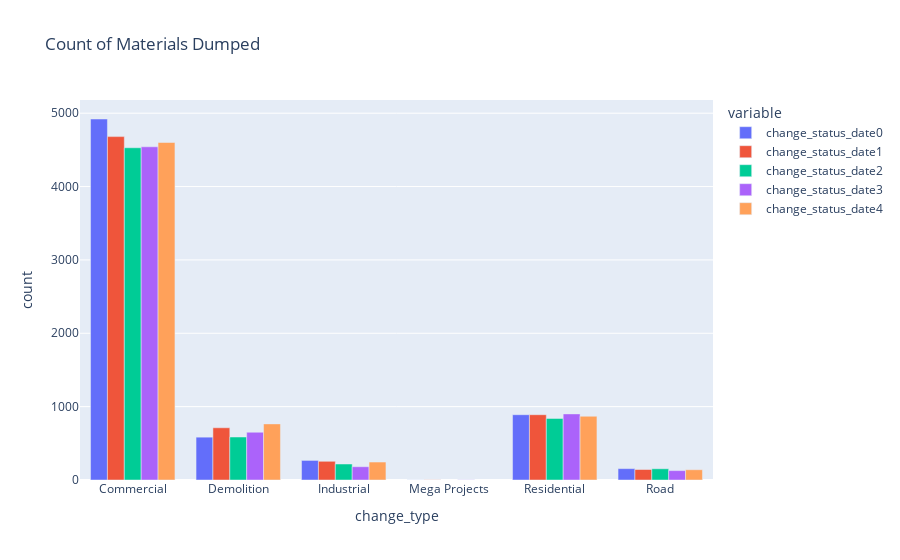

The notebook cell this image was saved under:
### Markdown cell above
#### Anomaly detection
Upon exploring our dataset, a peculiar observation emerged regarding the Demolition
label. Initially, we hypothesized that this label might exclusively possess the value
`Materials Dumped` in one of its `change_status_date` entries, as demolition processes typically involve deconstruction rather than construction. To validate this hypothesis, we visualized the outcomes in the figure below.

### Code cell
def count_status(value_to_count):

    melted_df = pd.melt(train_df, id_vars=['change_type'], value_vars=['change_status_date0', 'change_status_date1', 'change_status_date2', 'change_status_date3', 'change_status_date4'])
    filtered_df = melted_df[melted_df['value'] == value_to_count]
    counts = filtered_df.groupby(['change_type', 'variable']).size().reset_index(name='count')
    return counts

#-- set the value to count
value_to_count = 'Materials Dumped'
fig = px.bar(count_status(value_to_count), x='change_type', y='count', color='variable', barmode='group', title=f'Count of {value_to_count}')
fig.show()

# stats_values = {'Land Cleared', None, 'Prior Construction', 'Construction Midway', 'Materials Dumped', 'Construction Done', 'Construction Started', 'Operational', 'Materials Introduced', 'Excavation', 'Greenland'}

### Figure 1 — Plotly figure (JSON) as saved in the notebook; plotly's stock layout.template omitted (floating-point values rounded to 4 significant figures)
{"data": [{"alignmentgroup": "True", "hovertemplate": "variable=change_status_date0<br>change_type=%{x}<br>count=%{y}<extra></extra>", "legendgroup": "change_status_date0", "marker": {"color": "#636efa", "pattern": {"shape": ""}}, "name": "change_status_date0", "offsetgroup": "change_status_date0", "orientation": "v", "showlegend": true, "textposition": "auto", "type": "bar", "x": ["Commercial", "Demolition", "Industrial", "Mega Projects", "Residential", "Road"], "xaxis": "x", "y": [4921, 584, 267, 1, 890, 155], "yaxis": "y"}, {"alignmentgroup": "True", "hovertemplate": "variable=change_status_date1<br>change_type=%{x}<br>count=%{y}<extra></extra>", "legendgroup": "change_status_date1", "marker": {"color": "#EF553B", "pattern": {"shape": ""}}, "name": "change_status_date1", "offsetgroup": "change_status_date1", "orientation": "v", "showlegend": true, "textposition": "auto", "type": "bar", "x": ["Commercial", "Demolition", "Industrial", "Mega Projects", "Residential", "Road"], "xaxis": "x", "y": [4681, 712, 255, 2, 890, 143], "yaxis": "y"}, {"alignmentgroup": "True", "hovertemplate": "variable=change_status_date2<br>change_type=%{x}<br>count=%{y}<extra></extra>", "legendgroup": "change_status_date2", "marker": {"color": "#00cc96", "pattern": {"shape": ""}}, "name": "change_status_date2", "offsetgroup": "change_status_date2", "orientation": "v", "showlegend": true, "textposition": "auto", "type": "bar", "x": ["Commercial", "Demolition", "Industrial", "Residential", "Road"], "xaxis": "x", "y": [4529, 586, 218, 839, 153], "yaxis": "y"}, {"alignmentgroup": "True", "hovertemplate": "variable=change_status_date3<br>change_type=%{x}<br>count=%{y}<extra></extra>", "legendgroup": "change_status_date3", "marker": {"color": "#ab63fa", "pattern": {"shape": ""}}, "name": "change_status_date3", "offsetgroup": "change_status_date3", "orientation": "v", "showlegend": true, "textposition": "auto", "type": "bar", "x": ["Commercial", "Demolition", "Industrial", "Mega Projects", "Residential", "Road"], "xaxis": "x", "y": [4542, 651, 181, 2, 901, 128], "yaxis": "y"}, {"alignmentgroup": "True", "hovertemplate": "variable=change_status_date4<br>change_type=%{x}<br>count=%{y}<extra></extra>", "legendgroup": "change_status_date4", "marker": {"color": "#FFA15A", "pattern": {"shape": ""}}, "name": "change_status_date4", "offsetgroup": "change_status_date4", "orientation": "v", "showlegend": true, "textposition": "auto", "type": "bar", "x": ["Commercial", "Demolition", "Industrial", "Residential", "Road"], "xaxis": "x", "y": [4601, 765, 245, 869, 140], "yaxis": "y"}], "layout": {"barmode": "group", "legend": {"title": {"text": "variable"}, "tracegroupgap": 0}, "title": {"text": "Count of Materials Dumped"}, "xaxis": {"anchor": "y", "domain": [0, 1], "title": {"text": "change_type"}}, "yaxis": {"anchor": "x", "domain": [0, 1], "title": {"text": "count"}}}}
